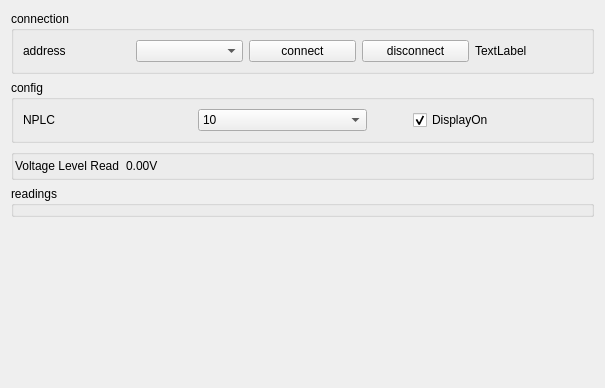
<?xml version="1.0" encoding="UTF-8"?>
<ui version="4.0">
 <class>Form</class>
 <widget class="QWidget" name="Form">
  <property name="geometry">
   <rect>
    <x>0</x>
    <y>0</y>
    <width>605</width>
    <height>388</height>
   </rect>
  </property>
  <property name="windowTitle">
   <string>Form</string>
  </property>
  <layout class="QVBoxLayout" name="verticalLayout">
   <item>
    <widget class="QGroupBox" name="groupBox">
     <property name="title">
      <string>connection</string>
     </property>
     <layout class="QHBoxLayout" name="horizontalLayout">
      <item>
       <widget class="QLabel" name="label_4">
        <property name="text">
         <string>address</string>
        </property>
       </widget>
      </item>
      <item>
       <widget class="QComboBox" name="address_comboBox"/>
      </item>
      <item>
       <widget class="QPushButton" name="connect_pushButton">
        <property name="text">
         <string>connect</string>
        </property>
       </widget>
      </item>
      <item>
       <widget class="QPushButton" name="disconnect_pushButton">
        <property name="text">
         <string>disconnect</string>
        </property>
       </widget>
      </item>
      <item>
       <widget class="QLabel" name="status_label">
        <property name="text">
         <string>TextLabel</string>
        </property>
       </widget>
      </item>
     </layout>
    </widget>
   </item>
   <item>
    <widget class="QGroupBox" name="horizontalGroupBox">
     <property name="title">
      <string>config</string>
     </property>
     <layout class="QHBoxLayout" name="horizontalLayout_2">
      <item>
       <widget class="QLabel" name="label">
        <property name="text">
         <string>NPLC</string>
        </property>
       </widget>
      </item>
      <item>
       <widget class="QComboBox" name="NPLC_comboBox">
        <property name="currentIndex">
         <number>3</number>
        </property>
        <item>
         <property name="text">
          <string>0.02</string>
         </property>
        </item>
        <item>
         <property name="text">
          <string>0.2</string>
         </property>
        </item>
        <item>
         <property name="text">
          <string>1</string>
         </property>
        </item>
        <item>
         <property name="text">
          <string>10</string>
         </property>
        </item>
        <item>
         <property name="text">
          <string>100</string>
         </property>
        </item>
       </widget>
      </item>
      <item>
       <spacer name="horizontalSpacer">
        <property name="orientation">
         <enum>Qt::Horizontal</enum>
        </property>
        <property name="sizeType">
         <enum>QSizePolicy::Preferred</enum>
        </property>
        <property name="sizeHint" stdset="0">
         <size>
          <width>40</width>
          <height>20</height>
         </size>
        </property>
       </spacer>
      </item>
      <item>
       <widget class="QCheckBox" name="display_on_checkBox">
        <property name="autoFillBackground">
         <bool>false</bool>
        </property>
        <property name="text">
         <string>DisplayOn</string>
        </property>
        <property name="checked">
         <bool>true</bool>
        </property>
       </widget>
      </item>
     </layout>
    </widget>
   </item>
   <item>
    <widget class="QGroupBox" name="groupBox">
     <layout class="QGridLayout" name="gridLayout">
      <property name="leftMargin">
       <number>1</number>
      </property>
      <property name="topMargin">
       <number>1</number>
      </property>
      <property name="rightMargin">
       <number>1</number>
      </property>
      <property name="bottomMargin">
       <number>1</number>
      </property>
      <item row="0" column="2">
       <spacer name="horizontalSpacer_2">
        <property name="orientation">
         <enum>Qt::Horizontal</enum>
        </property>
        <property name="sizeHint" stdset="0">
         <size>
          <width>40</width>
          <height>20</height>
         </size>
        </property>
       </spacer>
      </item>
      <item row="0" column="0">
       <widget class="QLabel" name="label_3">
        <property name="text">
         <string>Voltage Level Read</string>
        </property>
       </widget>
      </item>
      <item row="0" column="1">
       <widget class="QLabel" name="dc_voltage_label">
        <property name="text">
         <string>0.00V</string>
        </property>
       </widget>
      </item>
     </layout>
    </widget>
   </item>
   <item>
    <widget class="QGroupBox" name="groupBox_1">
     <property name="title">
      <string>readings</string>
     </property>
     <layout class="QGridLayout" name="gridLayout_1">
      <property name="leftMargin">
       <number>0</number>
      </property>
      <property name="topMargin">
       <number>0</number>
      </property>
      <property name="rightMargin">
       <number>0</number>
      </property>
      <property name="bottomMargin">
       <number>0</number>
      </property>
      <property name="spacing">
       <number>1</number>
      </property>
      <item row="0" column="0">
       <layout class="QVBoxLayout" name="graph_dc_voltage">
        <property name="spacing">
         <number>0</number>
        </property>
        <property name="sizeConstraint">
         <enum>QLayout::SetDefaultConstraint</enum>
        </property>
       </layout>
      </item>
     </layout>
    </widget>
   </item>
   <item>
    <spacer name="verticalSpacer">
     <property name="orientation">
      <enum>Qt::Vertical</enum>
     </property>
     <property name="sizeHint" stdset="0">
      <size>
       <width>40</width>
       <height>10</height>
      </size>
     </property>
    </spacer>
   </item>
  </layout>
 </widget>
 <resources/>
 <connections/>
</ui>
